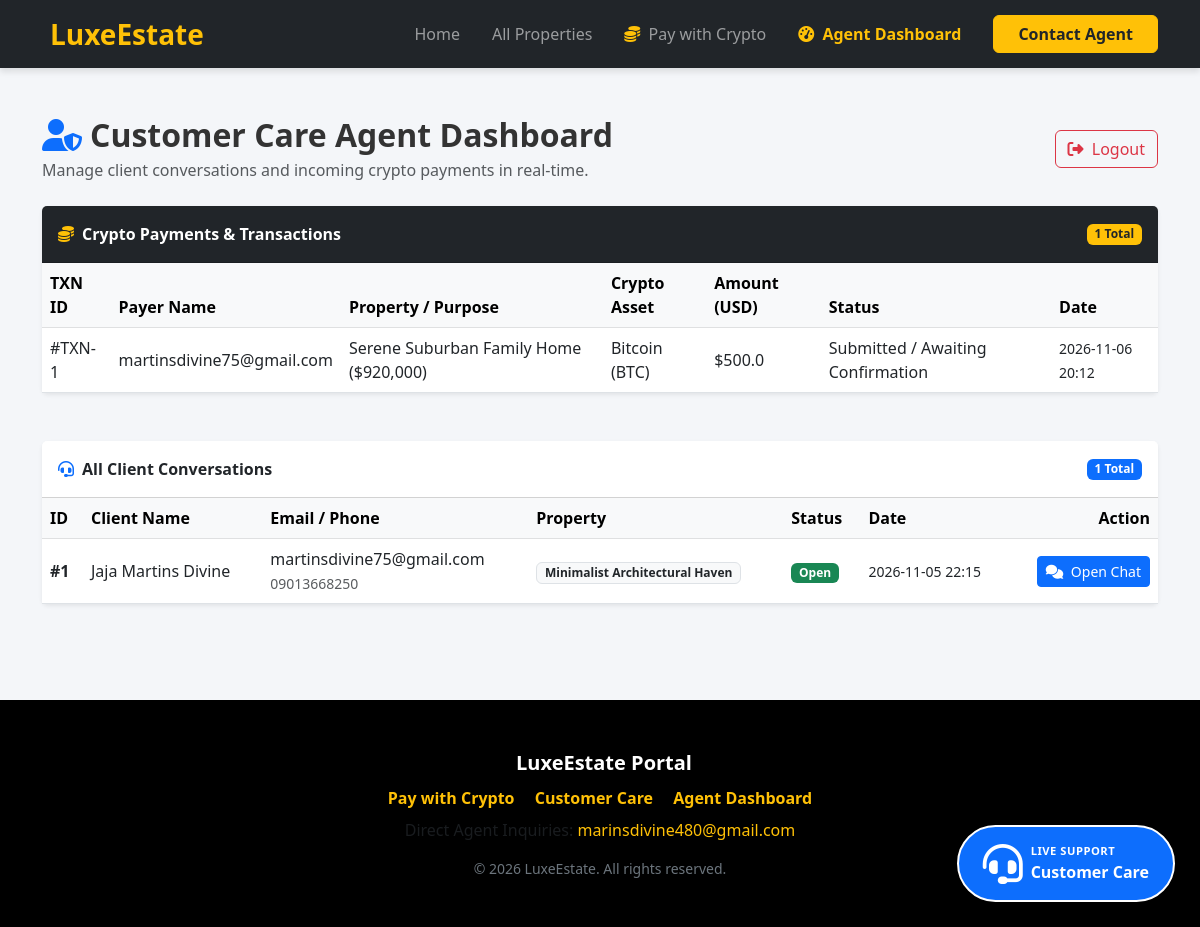
Page /agent/dashboard (signed in) on the earlier database version.
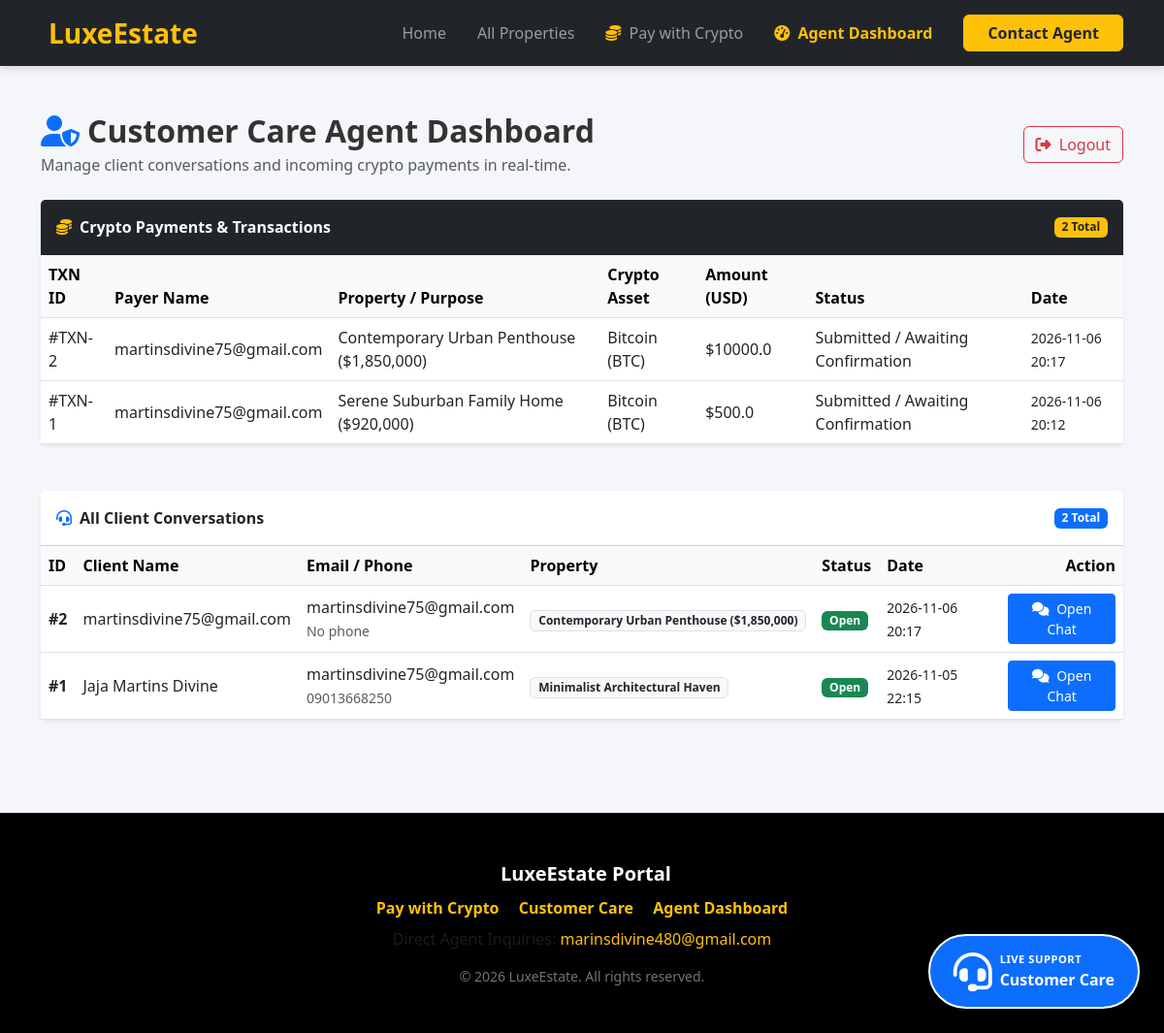
Same page on the later database version.
### tables this page shows
CREATE TABLE crypto_payments (
            id INTEGER PRIMARY KEY AUTOINCREMENT,
            property_title TEXT NOT NULL,
            crypto_type TEXT NOT NULL,
            amount_usd REAL NOT NULL,
            payer_name TEXT NOT NULL,
            status TEXT DEFAULT 'Pending Verification',
            created_at TIMESTAMP DEFAULT CURRENT_TIMESTAMP
        );

CREATE TABLE conversations (
            id INTEGER PRIMARY KEY AUTOINCREMENT,
            client_name TEXT NOT NULL,
            client_email TEXT NOT NULL,
            client_phone TEXT,
            property_title TEXT,
            status TEXT DEFAULT 'Open',
            created_at TIMESTAMP DEFAULT CURRENT_TIMESTAMP
        );

### app.py (the view)
@app.route('/agent/dashboard')
def agent_dashboard():
    if not session.get('agent_logged_in'):
        return redirect(url_for('agent_login'))
    conn = get_db_connection()
    conversations = conn.execute('SELECT * FROM conversations ORDER BY created_at DESC').fetchall()
    crypto_payments = conn.execute('SELECT * FROM crypto_payments ORDER BY created_at DESC').fetchall()
    conn.close()
    return render_template('agent_dashboard.html', conversations=conversations, crypto_payments=crypto_payments)

### app.py (called while the page is built)
def get_db_connection():
    conn = sqlite3.connect('real_estate.db')
    conn.row_factory = sqlite3.Row
    return conn

### templates/agent_dashboard.html (shortened to what this page needs)
{% extends "base.html" %}
{% block content %}
<div class="container py-5">
    <div class="d-flex justify-content-between align-items-center mb-4">
        <div>
            <h2 class="fw-bold mb-1"><i class="fas fa-user-shield me-2 text-primary"></i>Customer Care Agent Dashboard</h2>
            <p class="text-muted mb-0">Manage client conversations and incoming crypto payments in real-time.</p>
        </div>
        <a href="{{ url_for('agent_logout') }}" class="btn btn-outline-danger"><i class="fas fa-sign-out-alt me-1"></i> Logout</a>
    </div>
    <div class="card shadow-sm border-0 mb-5">
        <div class="card-header bg-dark text-white py-3 fw-bold d-flex justify-content-between align-items-center">
            <span><i class="fas fa-coins text-warning me-2"></i>Crypto Payments & Transactions</span>
            <span class="badge bg-warning text-dark">{{ crypto_payments|length }} Total</span>
        </div>
        <div class="card-body p-0">
            <div class="table-responsive">
                <table class="table table-hover align-middle mb-0">
                    <thead class="table-light">
                        <tr>
                            <th>TXN ID</th>
                            <th>Payer Name</th>
                            <th>Property / Purpose</th>
                            <th>Crypto Asset</th>
                            <th>Amount (USD)</th>
                            <th>Status</th>
                            <th>Date</th>
                        </tr>
                    </thead>
                    <tbody>
                        {% if crypto_payments %}
                            {% for p in crypto_payments %}
                            <tr>
                                <td class=\"fw-bold\">#TXN-{{ p['id'] }}</td>
                                <td>{{ p['payer_name'] }}</td>
                                <td><span class=\"badge bg-light text-dark border\">{{ p['property_title'] }}</span></td>
                                <td><span class=\"badge bg-warning text-dark\">{{ p['crypto_type'] }}</span></td>
                                <td class=\"fw-bold text-success\">${{ p['amount_usd'] }}</td>
                                <td><span class=\"badge bg-info text-dark\">{{ p['status'] }}</span></td>
                                <td><small>{{ p['created_at'][:16] }}</small></td>
                            </tr>
                            {% endfor %}
                        {% else %}
                            <tr>
                                <td colspan=\"7\" class=\"text-center py-4 text-muted\">No crypto payments submitted yet.</td>
                            </tr>
                        {% endif %}
                    </tbody>
                </table>
            </div>
        </div>
    </div>
    <div class="card shadow-sm border-0">
        <div class="card-header bg-white py-3 fw-bold d-flex justify-content-between align-items-center">
            <span><i class="fas fa-headset text-primary me-2"></i>All Client Conversations</span>
            <span class="badge bg-primary">{{ conversations|length }} Total</span>
        </div>
        <div class="card-body p-0">
            <div class="table-responsive">
                <table class="table table-hover align-middle mb-0">
                    <thead class="table-light">
                        <tr>
                            <th>ID</th>
                            <th>Client Name</th>
                            <th>Email / Phone</th>
                            <th>Property</th>
                            <th>Status</th>
                            <th>Date</th>
                            <th class="text-end">Action</th>
                        </tr>
                    </thead>
                    <tbody>
                        {% if conversations %}
                            {% for c in conversations %}
                            <tr>
                                <td class="fw-bold">#{{ c['id'] }}</td>
                                <td>{{ c['client_name'] }}</td>
                                <td>
                                    {{ c['client_email'] }}<br>
                                    <small class="text-muted">{{ c['client_phone'] or 'No phone' }}</small>
                                </td>
                                <td><span class="badge bg-light text-dark border">{{ c['property_title'] }}</span></td>
                                <td>
                                    <span class="badge {% if c['status'] == 'Open' %}bg-success{% else %}bg-secondary{% endif %}">
                                        {{ c['status'] }}
                                    </span>
                                </td>
                                <td><small>{{ c['created_at'][:16] }}</small></td>
                                <td class="text-end">
                                    <a href="{{ url_for('agent_conversation', conv_id=c['id']) }}" class="btn btn-sm btn-primary">
                                        <i class="fas fa-comments me-1"></i> Open Chat
                                    </a>
                                </td>
                            </tr>
                            {% endfor %}
                        {% else %}
                            <tr>
                                <td colspan="7" class="text-center py-4 text-muted">No client inquiries found yet.</td>
                            </tr>
                        {% endif %}
                    </tbody>
                </table>
            </div>
        </div>
    </div>
</div>
{% endblock %}

### templates/base.html (shortened to what this page needs)
<!DOCTYPE html>
<html lang="en">
<head>
    <link href="https://cdn.jsdelivr.net/npm/bootstrap@5.3.0/dist/css/bootstrap.min.css" rel="stylesheet">
    <link href="https://cdnjs.cloudflare.com/ajax/libs/font-awesome/6.4.0/css/all.min.css" rel="stylesheet">
    <link href="{{ url_for('static', filename='style.css') }}" rel="stylesheet">
</head>
<body>
    <nav class="navbar navbar-expand-lg navbar-dark bg-dark sticky-top">
        <div class="container">
            <a class="navbar-brand fw-bold fs-3 text-warning" href="{{ url_for('home') }}">
                LuxeEstate
            </a>
            <div class="collapse navbar-collapse justify-content-end" id="navbarNav">
                <ul class="navbar-nav align-items-center">
                    <li class="nav-item mx-2">
                        <a class="nav-link {% if request.endpoint == 'home' %}active fw-bold text-warning{% endif %}" href="{{ url_for('home') }}">Home</a>
                    </li>
                    <li class="nav-item mx-2">
                        <a class="nav-link {% if request.endpoint == 'listings' %}active fw-bold text-warning{% endif %}" href="{{ url_for('listings') }}">All Properties</a>
                    </li>
                    <li class="nav-item mx-2">
                        <a class="nav-link {% if request.endpoint == 'crypto_pay' %}active fw-bold text-warning{% endif %}" href="{{ url_for('crypto_pay') }}"><i class="fas fa-coins text-warning me-1"></i> Pay with Crypto</a>
                    </li>
                    <li class="nav-item mx-2">
                        {% if session.get('agent_logged_in') %}
                            <a class="nav-link text-warning fw-bold {% if request.endpoint == 'agent_dashboard' %}active{% endif %}" href="{{ url_for('agent_dashboard') }}"><i class="fas fa-gauge-high me-1"></i> Agent Dashboard</a>
                        {% else %}
                            <a class="nav-link {% if request.endpoint == 'agent_login' %}active fw-bold text-warning{% endif %}" href="{{ url_for('agent_login') }}"><i class="fas fa-lock me-1"></i> Agent Login</a>
                        {% endif %}
                    </li>
                    <li class="nav-item ms-3">
                        <a href="mailto:marinsdivine480@gmail.com" class="btn btn-warning text-dark fw-semibold px-4">Contact Agent</a>
                    </li>
                </ul>
            </div>
        </div>
    </nav>
    <main>
        {% block content %}{% endblock %}
    </main>
    <div style="position: fixed; bottom: 25px; right: 25px; z-index: 1050;">
        <a href="{{ url_for('customer_care') }}" class="btn btn-primary btn-lg rounded-pill shadow-lg d-flex align-items-center px-4 py-3" style="background-color: #0d6efd; border: 2px solid #fff;">
            <i class="fas fa-headset fa-2x me-2 animate-bounce"></i>
            <div class="text-start">
                <div class="small fw-bold text-uppercase" style="font-size: 0.7rem; letter-spacing: 0.5px;">Live Support</div>
                <div class="fw-bold fs-6">Customer Care</div>
            </div>
        </a>
    </div>
    <footer class="text-center py-5 bg-black text-white mt-5">
        <div class="container">
            <p class="mb-2 fw-bold text-white fs-5">LuxeEstate Portal</p>
            <p class="mb-2">
                <a href="{{ url_for('crypto_pay') }}" class="text-warning text-decoration-none fw-semibold me-3">Pay with Crypto</a>
                <a href="{{ url_for('customer_care') }}" class="text-warning text-decoration-none fw-semibold me-3">Customer Care</a>
                {% if session.get('agent_logged_in') %}
                    <a href="{{ url_for('agent_dashboard') }}" class="text-warning text-decoration-none fw-semibold">Agent Dashboard</a>
                {% else %}
                    <a href="{{ url_for('agent_login') }}" class="text-secondary text-decoration-none small">Agent Login</a>
                {% endif %}
            </p>
            <p class="mb-3 text-muted">Direct Agent Inquiries: <a href="mailto:marinsdivine480@gmail.com" class="text-warning text-decoration-none">marinsdivine480@gmail.com</a></p>
            <p class="small text-secondary mb-0">&copy; 2026 LuxeEstate. All rights reserved.</p>
        </div>
    </footer>
</body>
</html>

### static/style.css (style rules this page uses)
body { font-family: 'Segoe UI', Tahoma, Geneva, Verdana, sans-serif; background-color: #f4f6f9; color: #333; margin: 0; padding: 0; }
.navbar { box-shadow: 0 4px 6px rgba(0,0,0,0.1); }
.card-body { padding: 1.5rem; }
footer { background-color: #1a1a1a; color: #aaa; padding: 40px 0; margin-top: 60px; }

Differences in the rows shown:
added crypto_payments: id "2", payer_name "martinsdivine75@gmail.com", property_title "Contemporary Urban Penthouse ($1,850,000)", crypto_type "Bitcoin (BTC)", amount_usd "10000.0", status "Submitted / Awaiting Confirmation", created_at "2026-11-06 20:17"
added conversations: id "2", client_name "martinsdivine75@gmail.com", client_email "martinsdivine75@gmail.com", client_phone "No phone", property_title "Contemporary Urban Penthouse ($1,850,000)", status "Open", created_at "2026-11-06 20:17"
Other differences:
{{ crypto_payments|length }}: "1" → "2"
{{ conversations|length }}: "1" → "2"
